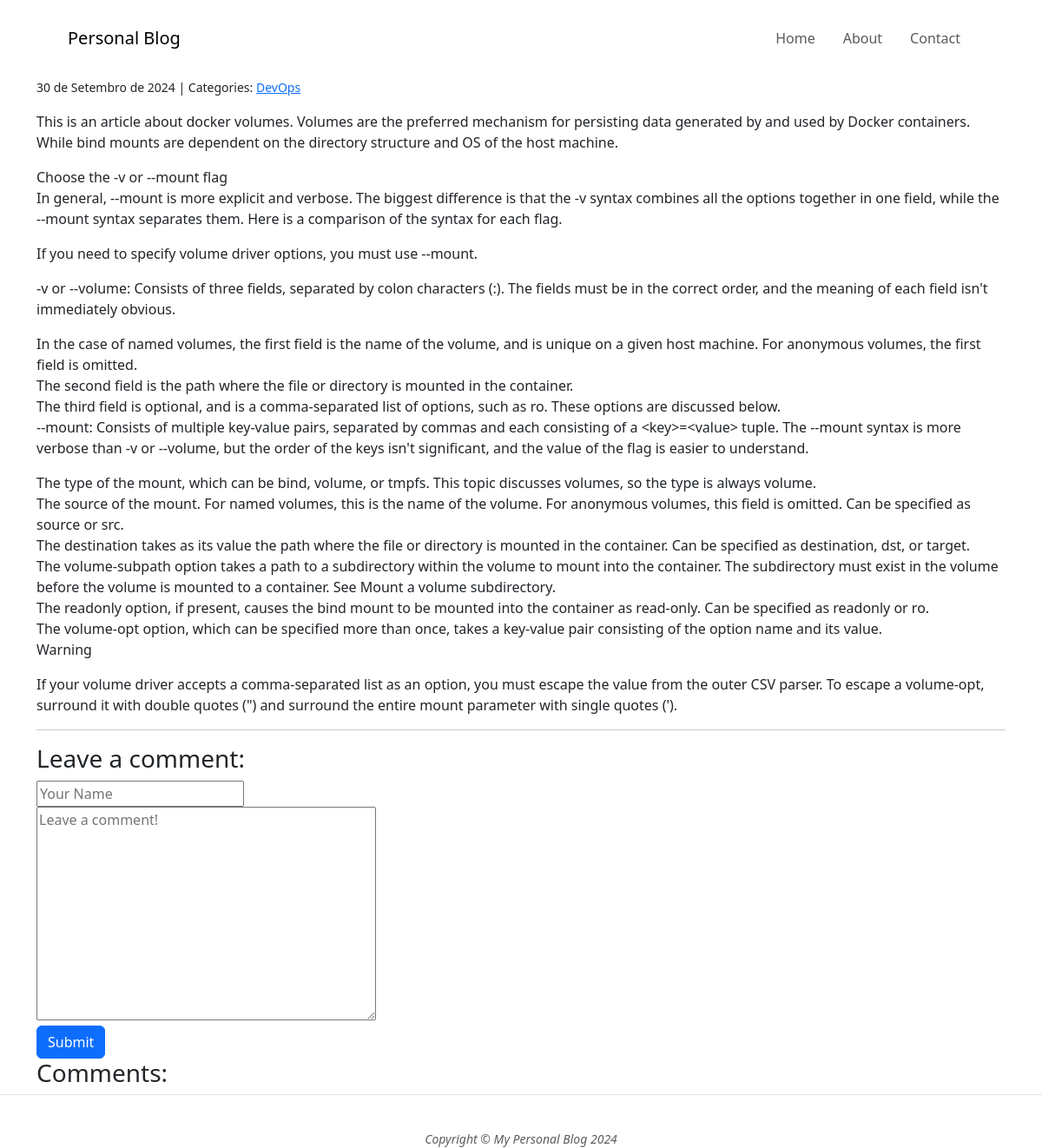
The app's page /post/2/ with its own data.
### core/models.py (models this page shows, shortened)
class Post(models.Model):
    title = models.CharField(max_length=100, blank=False)
    body = models.TextField(blank=False,)
    created_on = models.DateTimeField(auto_now_add=True)
    last_modified = models.DateTimeField(auto_now=True)
    categories = models.ManyToManyField("Category", related_name="posts")

class Category(models.Model):
    name = models.CharField(max_length=30, blank=False)
    class Meta:
        verbose_name_plural = 'Categories'

### core/views.py (the view, shortened to what this page needs)
# urls.py: path('post/<int:pk>/',BlogDetailView.as_view(), name='blog_detail',),
class BlogDetailView(View):
    def get(self, request, pk):
        post = get_object_or_404(Post, pk=pk)
        comments = Comment.objects.filter(post=post)
        context = {
            'post': post,
            'comments': comments,
            'form': CommentForm()
        }
        return render(request, 'details.html', context)

### core/forms.py
class CommentForm(forms.Form):
    author = forms.CharField(
        max_length=60,
        widget=forms.TextInput(
            attrs={'class': 'form_control', 'placeholder': 'Your Name'}
        ),
        required=True,
    )
    body = forms.CharField(
        widget=forms.Textarea(
            attrs={'class':'form_control', 'placeholder': 'Leave a comment!'}
        ),
        required=True,
    )

### core/templates/details.html (shortened to what this page needs)
{% extends 'base.html' %}
{% block page_content %}
<small>
    {{ post.created_on.date }} | Categories:
    {% for category in post.categories.all %}
        <a href="{% url 'blog_category' category.name %}">
            {{ category.name }}
        </a>
    {% endfor %}
</small>
<p>{{ post.body | linebreaks }}</p>
<hr>
<h3>Leave a comment:</h3>
<form method="post">
    <div>
        {{ form.author }}
    </div>
    <div>
        {{ form.body }}
    </div>
    <button type="submit" class="btn btn-primary">Submit</button>
</form>
<h3>Comments:</h3>
{% endblock %}

### records on screen
Post: created_on "30 de Setembro de 2024", body "This is an article about docker volumes. Volumes are the preferred mechanism for persisting data generated by and used by Docker containers. While bind mounts are dependent on the directory structure and OS of the host machine. Choose the -v or --mount flag In general, --mount is more explicit and verbose. The biggest difference is that the -v syntax combines all the options together in one field, while the --mount syntax separates them. Here is a comparison of the syntax for each flag. If you need to specify volume driver options, you must use --mount. -v or --volume: Consists of three fields, separated by colon characters (:). The fields must be in the correct order, and the meaning of…"
Category: name "DevOps"
